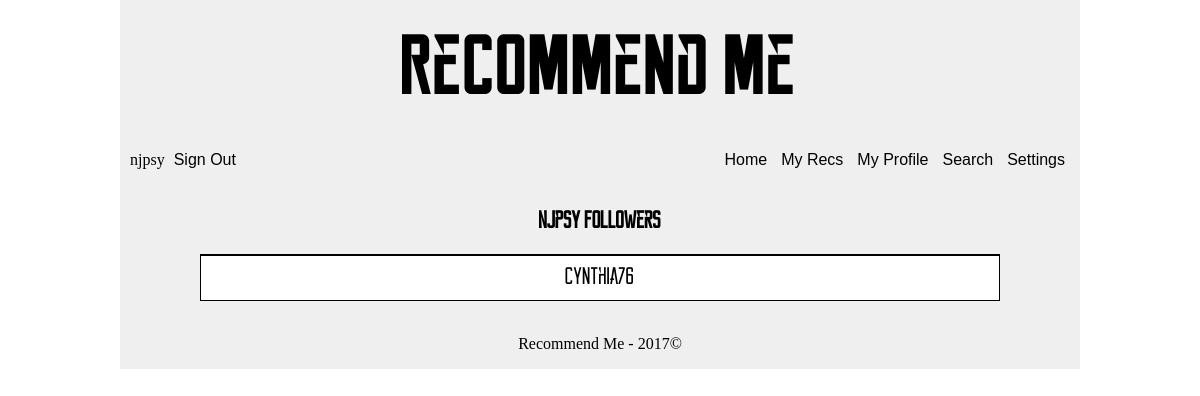
Before: /personal/followers (signed in) with the older database file.
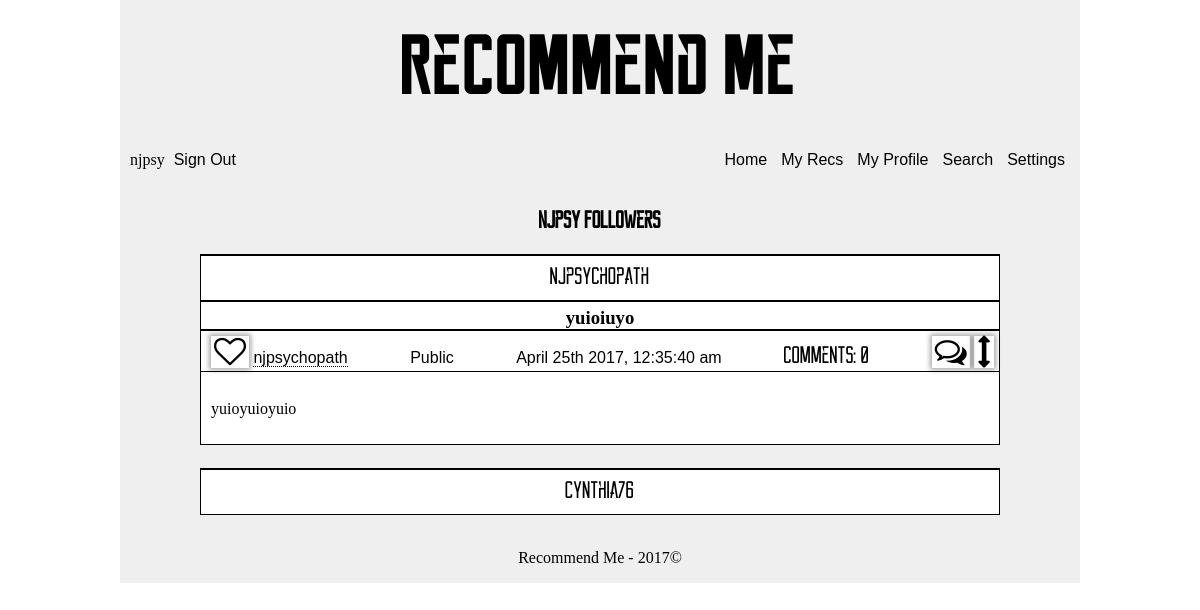
After: the same page with the newer database file.
### app/models.py (models this page shows, shortened)
class User(UserMixin, db.Model):
    __tablename__ = 'user'
    id = db.Column(db.INTEGER, primary_key=True)
    username = db.Column(db.String, unique=True, index=True)
    email = db.Column(db.String, unique=True, index=True)
    about_me = db.Column(db.TEXT)
    api = db.Column(db.String())
    confirmed = db.Column(db.BOOLEAN, default=False)
    display = db.Column(db.INTEGER, default=10)
    invalid_logins = db.Column(db.INTEGER, default=0)
    last_login = db.Column(db.DATETIME, default=datetime.utcnow)
    member_since = db.Column(db.DATETIME, default=datetime.utcnow)
    password_hash = db.Column(db.String(128))
    role_id = db.Column(db.INTEGER, db.ForeignKey('role.id'))
    updates = db.Column(db.BOOLEAN, default=True)
    role = db.relationship('Role', backref=backref('user', lazy='dynamic'))
    @property
    def password(self):
        raise AttributeError('password is hashed')

class Recommendation(db.Model):
    __tablename__ = 'recommendation'
    id = db.Column(db.INTEGER, primary_key=True)
    made_private = db.Column(db.BOOLEAN, default=False)
    new_comment = db.Column(db.BOOLEAN, default=False)
    text = db.Column(db.TEXT)
    timestamp = db.Column(db.DATETIME, index=True, default=datetime.utcnow)
    title = db.Column(db.String(64))
    user_id = db.Column(db.INTEGER, db.ForeignKey('user.id'))
    verification = db.Column(db.INTEGER)
    user = db.relationship('User', backref=backref('recommendation', lazy='dynamic'))
    def prepare_comments(self):
        prep_query = self.comment\
            .filter(Comment.verification > 0)\
            .order_by(desc(Comment.timestamp))
        d_c = prep_query\
            .paginate(1, per_page=5, error_out=False)
        count = prep_query.count()
        return (d_c, count)

### app/personal/views.py (the view)
@personal.route('/followers/<int:id>')
@personal.route('/followers')
def followers(id=-1):
    if current_user.is_authenticated and id == -1:
        id = current_user.id
    user = User.query\
        .filter_by(id=id)\
        .first_or_404()
    case_check = case([(Recommendation.user_id.in_([one.follower for one in user.follower]) & Recommendation.verification>0, Recommendation.id)], else_=None)
    display_names = db.session.query(User, case_check, Recommendation)\
        .outerjoin(Recommendation)\
        .filter(User.id.in_([one.follower for one in user.follower]))\
        .paginate(1, per_page=current_user.display, error_out=False)
    for x in display_names.items:
        print(x)
    return render_template('personal/followers.html', display=display_names,
        user=user)

### app/auth/views.py (called while the page is built)
@auth.before_app_request
def before_request():
    if current_user.is_authenticated and not current_user.confirmed \
        and request.endpoint[:5] != 'auth.' and request.endpoint != 'static':
        return redirect(url_for('auth.unconfirmed'))

### app/models.py (called while the page is built)
@login_manager.user_loader
def load_user(user_id):
    return User.query.get(int(user_id))

### manage.py (called while the page is built)
@app.url_defaults
def hashed_static_file(endpoint, values):
    if 'static' == endpoint or endpoint.endswith('.static'):
        filename = values.get('filename')
        if filename:
            blueprint = request.blueprint
            if '.' in endpoint:  # blueprint
                blueprint = endpoint.rsplit('.', 1)[0]
            static_folder = app.static_folder
            if blueprint and app.blueprints[blueprint].static_folder:
                static_folder = app.blueprints[blueprint].static_folder
            fp = os.path.join(static_folder, filename)
            if os.path.exists(fp):
                values['_'] = int(os.stat(fp).st_mtime)

### app/templates/personal/followers.html (shortened to what this page needs)
<!DOCTYPE html>
{% extends 'abstract/one-column.html' %}
{% block head %}
  {{super()}}
{% endblock %}
{% block maincontent %}
  <h2>{{user.username}} Followers</h2>
{% endblock %}
{% block supplemental %}
  {{followed_macro.initialize_followed_by(display, moment, current_user)}}
{% endblock %}

### app/templates/macros/followed-macro.html (shortened to what this page needs)
{% import 'macros/rec-macro.html' as rec_macro %}
{% macro initialize_followed_by(display, moment, current_user) %}
  <div class='list-recs'>
    {% if display.items|length != 0 %}
      {{ajax(display, moment, current_user)}}
    {% else %}
      <p>Nobody is following this user. Follow users by clicking their heart.</p>
    {% endif %}
  </div>
{% endmacro %}
{% macro ajax(display, moment, current_user, link=request.url) %}
  {% for user, disp, rec in display.items %}
    <div class='name-header'>
      <p class='reckoner name-header-display'>{{user.username}}</p>
    </div>
    {% if disp != None %}
      {{rec_macro.single_rec(rec, moment, current_user, link)}}
    {% else %}
      <br/>
    {% endif %}
  {% endfor %}
{% endmacro %}

### app/templates/macros/rec-macro.html (shortened to what this page needs)
{% import 'macros/comment-macro.html' as comment_macro %}
{% macro render_rec(rec, count, moment, current_user, attributes=True, link=request.url) %}
  <div class='single-post'>
    <a href="{{url_for('main.highlight', id=rec.id)}}">
      <h3 class='rec-title'>{{rec.title}}</h3>
    </a>
    <div class='post-header'>
      <ul class='post-header-list'>
        <li>
          {% if current_user.is_authenticated and current_user != rec.user %}
            {% if current_user.following.filter_by(following=rec.user_id).first() %}
              <i id='{{rec.user_id}}' class="follow-button font-link fa fa-heart fa-2x"></i>
            {% else %}
              <i id='{{rec.user_id}}' class='follow-button font-link fa fa-heart-o fa-2x'></i>
            {% endif %}
          {% endif %}
          <a href="{{url_for('personal.profile', id=rec.user_id)}}">
            {{rec.user.username}}
          </a>
        </li>
        <li>
          {% if rec.verification != 0 %}
            Public
          {% else %}
            Private
          {% endif %}
        </li>
        <li>
          {{moment(rec.timestamp).format('MMMM Do YYYY, h:mm:ss a')}}
        </li>
        <li class='reckoner'>
          Comments: {{count}}
        </li>
        {% if attributes or rec.user_id==current_user.id %}
          <li>
            {% if attributes %}
              <i id='{{rec.id}}' class='{{link}} font-link toggle-comments fa fa-comments-o fa-2x'></i>
              <i class='font-link toggle-show fa fa-arrows-v fa-2x'></i>
            {% endif %}
          </li>
        {% endif %}
      </ul>
    </div>
    <p class='post-text'>
      {{rec.text}}
    </p>
  </div>
  <br/>
{% endmacro %}
{% macro single_rec(rec, moment, current_user, attributes=True, link=request.url, in_comments=True) %}
  {% set comments, count = rec.prepare_comments() %}
  {{render_rec(rec, count, moment, current_user, attributes, link)}}
{% endmacro %}

Changed rows visible on the page:
now on this page (row edited): User: username "njpsychopath", title "yuioiuyo", user.username "njpsychopath", shows "Public", invalid_logins "0", text "yuioyuioyuio"
added Recommendation: timestamp "April 25th 2017, 12:35:40 am"
